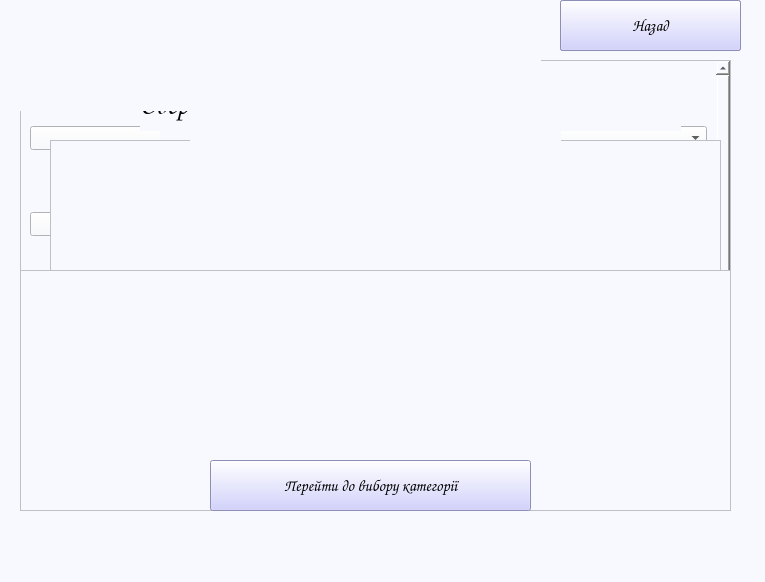
<?xml version="1.0" encoding="UTF-8"?>
<ui version="4.0">
 <class>MainWindow</class>
 <widget class="QMainWindow" name="MainWindow">
  <property name="geometry">
   <rect>
    <x>0</x>
    <y>0</y>
    <width>765</width>
    <height>582</height>
   </rect>
  </property>
  <property name="windowTitle">
   <string>Тестування розуму</string>
  </property>
  <property name="styleSheet">
   <string notr="true">background-color:rgb(247, 249, 255)</string>
  </property>
  <widget class="QWidget" name="centralwidget">
   <widget class="QLabel" name="startLabel">
    <property name="geometry">
     <rect>
      <x>160</x>
      <y>60</y>
      <width>381</width>
      <height>151</height>
     </rect>
    </property>
    <property name="font">
     <font>
      <family>Comic Sans MS</family>
      <pointsize>20</pointsize>
     </font>
    </property>
    <property name="styleSheet">
     <string notr="true">background-color:rgb(247, 249, 255)</string>
    </property>
    <property name="frameShape">
     <enum>QFrame::NoFrame</enum>
    </property>
    <property name="text">
     <string>Тестування розуму</string>
    </property>
    <property name="scaledContents">
     <bool>false</bool>
    </property>
    <property name="alignment">
     <set>Qt::AlignCenter</set>
    </property>
   </widget>
   <widget class="QLabel" name="userLoginLabel">
    <property name="geometry">
     <rect>
      <x>30</x>
      <y>490</y>
      <width>151</width>
      <height>31</height>
     </rect>
    </property>
    <property name="font">
     <font>
      <family>Comic Sans MS</family>
      <pointsize>12</pointsize>
     </font>
    </property>
    <property name="styleSheet">
     <string notr="true">background-color:rgb(247, 249, 255)</string>
    </property>
    <property name="text">
     <string>&lt;html&gt;&lt;head/&gt;&lt;body&gt;&lt;p/&gt;&lt;/body&gt;&lt;/html&gt;</string>
    </property>
   </widget>
   <widget class="QPushButton" name="logoutButton">
    <property name="geometry">
     <rect>
      <x>560</x>
      <y>0</y>
      <width>181</width>
      <height>51</height>
     </rect>
    </property>
    <property name="font">
     <font>
      <family>Comic Sans MS</family>
      <pointsize>12</pointsize>
     </font>
    </property>
    <property name="styleSheet">
     <string notr="true">background-color: rgb(197, 197, 255);</string>
    </property>
    <property name="text">
     <string>Вийти з акаунту</string>
    </property>
   </widget>
   <widget class="QLabel" name="categoryLabel">
    <property name="geometry">
     <rect>
      <x>140</x>
      <y>80</y>
      <width>541</width>
      <height>51</height>
     </rect>
    </property>
    <property name="font">
     <font>
      <family>Comic Sans MS</family>
      <pointsize>20</pointsize>
     </font>
    </property>
    <property name="styleSheet">
     <string notr="true">background-color:rgb(247, 249, 255)</string>
    </property>
    <property name="text">
     <string>Оберіть категорію для тестування</string>
    </property>
   </widget>
   <widget class="QWidget" name="layoutWidget">
    <property name="geometry">
     <rect>
      <x>150</x>
      <y>190</y>
      <width>501</width>
      <height>241</height>
     </rect>
    </property>
    <layout class="QGridLayout" name="categoryLayout">
     <item row="0" column="1">
      <widget class="QRadioButton" name="languageRadioButton">
       <property name="styleSheet">
        <string notr="true">background-color:rgb(247, 249, 255);
font: 15pt &quot;Comic Sans MS&quot;;</string>
       </property>
       <property name="text">
        <string>Українська мова</string>
       </property>
      </widget>
     </item>
     <item row="1" column="0">
      <widget class="QRadioButton" name="curiosityRadioButton">
       <property name="styleSheet">
        <string notr="true">background-color:rgb(247, 249, 255);
font: 15pt &quot;Comic Sans MS&quot;;</string>
       </property>
       <property name="text">
        <string>Цікавинки</string>
       </property>
      </widget>
     </item>
     <item row="1" column="1">
      <widget class="QRadioButton" name="randomRadioButton">
       <property name="styleSheet">
        <string notr="true">background-color:rgb(247, 249, 255);
font: 15pt &quot;Comic Sans MS&quot;;</string>
       </property>
       <property name="text">
        <string>Будь-яка</string>
       </property>
      </widget>
     </item>
     <item row="0" column="0">
      <widget class="QRadioButton" name="mathRadioButton">
       <property name="styleSheet">
        <string notr="true">background-color:rgb(247, 249, 255);
font: 15pt &quot;Comic Sans MS&quot;;</string>
       </property>
       <property name="text">
        <string>Математика</string>
       </property>
      </widget>
     </item>
    </layout>
   </widget>
   <widget class="QPushButton" name="startTestButton">
    <property name="geometry">
     <rect>
      <x>260</x>
      <y>450</y>
      <width>221</width>
      <height>51</height>
     </rect>
    </property>
    <property name="font">
     <font>
      <family>Comic Sans MS</family>
      <pointsize>12</pointsize>
     </font>
    </property>
    <property name="styleSheet">
     <string notr="true">background-color: rgb(197, 197, 255);</string>
    </property>
    <property name="text">
     <string>Почати тестування</string>
    </property>
   </widget>
   <widget class="QPushButton" name="showGradesButton">
    <property name="geometry">
     <rect>
      <x>20</x>
      <y>0</y>
      <width>181</width>
      <height>51</height>
     </rect>
    </property>
    <property name="font">
     <font>
      <family>Comic Sans MS</family>
      <pointsize>12</pointsize>
     </font>
    </property>
    <property name="styleSheet">
     <string notr="true">background-color: rgb(197, 197, 255);</string>
    </property>
    <property name="text">
     <string>Показати оцінки</string>
    </property>
   </widget>
   <widget class="QLabel" name="userInfoLabel">
    <property name="geometry">
     <rect>
      <x>20</x>
      <y>0</y>
      <width>281</width>
      <height>111</height>
     </rect>
    </property>
    <property name="font">
     <font>
      <family>Comic Sans MS</family>
      <pointsize>12</pointsize>
     </font>
    </property>
    <property name="styleSheet">
     <string notr="true">background-color:rgb(247, 249, 255)</string>
    </property>
    <property name="text">
     <string/>
    </property>
   </widget>
   <widget class="QPushButton" name="goToTestButton">
    <property name="geometry">
     <rect>
      <x>210</x>
      <y>460</y>
      <width>321</width>
      <height>51</height>
     </rect>
    </property>
    <property name="font">
     <font>
      <family>Comic Sans MS</family>
      <pointsize>12</pointsize>
     </font>
    </property>
    <property name="styleSheet">
     <string notr="true">background-color: rgb(197, 197, 255);</string>
    </property>
    <property name="text">
     <string>Перейти до вибору категорії</string>
    </property>
   </widget>
   <widget class="QPushButton" name="loginButton">
    <property name="geometry">
     <rect>
      <x>560</x>
      <y>0</y>
      <width>181</width>
      <height>51</height>
     </rect>
    </property>
    <property name="font">
     <font>
      <family>Comic Sans MS</family>
      <pointsize>12</pointsize>
     </font>
    </property>
    <property name="styleSheet">
     <string notr="true">background-color: rgb(197, 197, 255);</string>
    </property>
    <property name="text">
     <string>Увійти в систему</string>
    </property>
   </widget>
   <widget class="QTableView" name="gradesTableView">
    <property name="geometry">
     <rect>
      <x>50</x>
      <y>140</y>
      <width>671</width>
      <height>291</height>
     </rect>
    </property>
    <property name="font">
     <font>
      <family>Comic Sans MS</family>
      <pointsize>12</pointsize>
     </font>
    </property>
    <property name="styleSheet">
     <string notr="true">background-color:rgb(247, 249, 255)</string>
    </property>
   </widget>
   <widget class="QLabel" name="messageLabel">
    <property name="geometry">
     <rect>
      <x>190</x>
      <y>110</y>
      <width>441</width>
      <height>21</height>
     </rect>
    </property>
    <property name="font">
     <font>
      <family>Comic Sans MS</family>
      <pointsize>14</pointsize>
     </font>
    </property>
    <property name="styleSheet">
     <string notr="true">background-color:rgb(247, 249, 255)</string>
    </property>
    <property name="text">
     <string>Ви ще не пройшли жодного тесту</string>
    </property>
   </widget>
   <widget class="QScrollArea" name="testScrollArea">
    <property name="geometry">
     <rect>
      <x>20</x>
      <y>60</y>
      <width>711</width>
      <height>381</height>
     </rect>
    </property>
    <property name="sizePolicy">
     <sizepolicy hsizetype="Fixed" vsizetype="Fixed">
      <horstretch>0</horstretch>
      <verstretch>0</verstretch>
     </sizepolicy>
    </property>
    <property name="font">
     <font>
      <family>Comic Sans MS</family>
      <pointsize>9</pointsize>
     </font>
    </property>
    <property name="styleSheet">
     <string notr="true">background-color:rgb(247, 249, 255)</string>
    </property>
    <property name="widgetResizable">
     <bool>true</bool>
    </property>
    <widget class="QWidget" name="scrollAreaWidgetContents">
     <property name="geometry">
      <rect>
       <x>0</x>
       <y>0</y>
       <width>688</width>
       <height>652</height>
      </rect>
     </property>
     <layout class="QVBoxLayout" name="verticalLayout">
      <item>
       <widget class="QLabel" name="question_1Label">
        <property name="sizePolicy">
         <sizepolicy hsizetype="Preferred" vsizetype="Fixed">
          <horstretch>0</horstretch>
          <verstretch>0</verstretch>
         </sizepolicy>
        </property>
        <property name="minimumSize">
         <size>
          <width>0</width>
          <height>50</height>
         </size>
        </property>
        <property name="font">
         <font>
          <family>Comic Sans MS</family>
         </font>
        </property>
        <property name="text">
         <string/>
        </property>
       </widget>
      </item>
      <item>
       <widget class="QComboBox" name="question_1ComboBox">
        <property name="font">
         <font>
          <family>Comic Sans MS</family>
         </font>
        </property>
       </widget>
      </item>
      <item>
       <widget class="QLabel" name="question_2Label">
        <property name="sizePolicy">
         <sizepolicy hsizetype="Preferred" vsizetype="Fixed">
          <horstretch>0</horstretch>
          <verstretch>0</verstretch>
         </sizepolicy>
        </property>
        <property name="minimumSize">
         <size>
          <width>0</width>
          <height>50</height>
         </size>
        </property>
        <property name="font">
         <font>
          <family>Comic Sans MS</family>
         </font>
        </property>
        <property name="text">
         <string/>
        </property>
       </widget>
      </item>
      <item>
       <widget class="QComboBox" name="question_2ComboBox">
        <property name="font">
         <font>
          <family>Comic Sans MS</family>
         </font>
        </property>
       </widget>
      </item>
      <item>
       <widget class="QLabel" name="question_3Label">
        <property name="sizePolicy">
         <sizepolicy hsizetype="Preferred" vsizetype="Fixed">
          <horstretch>0</horstretch>
          <verstretch>0</verstretch>
         </sizepolicy>
        </property>
        <property name="minimumSize">
         <size>
          <width>0</width>
          <height>50</height>
         </size>
        </property>
        <property name="font">
         <font>
          <family>Comic Sans MS</family>
         </font>
        </property>
        <property name="text">
         <string/>
        </property>
       </widget>
      </item>
      <item>
       <widget class="QComboBox" name="question_3ComboBox">
        <property name="font">
         <font>
          <family>Comic Sans MS</family>
         </font>
        </property>
       </widget>
      </item>
      <item>
       <widget class="QLabel" name="question_4Label">
        <property name="sizePolicy">
         <sizepolicy hsizetype="Preferred" vsizetype="Fixed">
          <horstretch>0</horstretch>
          <verstretch>0</verstretch>
         </sizepolicy>
        </property>
        <property name="minimumSize">
         <size>
          <width>0</width>
          <height>50</height>
         </size>
        </property>
        <property name="font">
         <font>
          <family>Comic Sans MS</family>
         </font>
        </property>
        <property name="text">
         <string/>
        </property>
       </widget>
      </item>
      <item>
       <widget class="QComboBox" name="question_4ComboBox">
        <property name="font">
         <font>
          <family>Comic Sans MS</family>
         </font>
        </property>
       </widget>
      </item>
      <item>
       <widget class="QLabel" name="question_5Label">
        <property name="sizePolicy">
         <sizepolicy hsizetype="Preferred" vsizetype="Fixed">
          <horstretch>0</horstretch>
          <verstretch>0</verstretch>
         </sizepolicy>
        </property>
        <property name="minimumSize">
         <size>
          <width>0</width>
          <height>50</height>
         </size>
        </property>
        <property name="font">
         <font>
          <family>Comic Sans MS</family>
         </font>
        </property>
        <property name="text">
         <string/>
        </property>
       </widget>
      </item>
      <item>
       <widget class="QComboBox" name="question_5ComboBox">
        <property name="font">
         <font>
          <family>Comic Sans MS</family>
         </font>
        </property>
       </widget>
      </item>
      <item>
       <widget class="QLabel" name="question_6Label">
        <property name="sizePolicy">
         <sizepolicy hsizetype="Preferred" vsizetype="Fixed">
          <horstretch>0</horstretch>
          <verstretch>0</verstretch>
         </sizepolicy>
        </property>
        <property name="minimumSize">
         <size>
          <width>0</width>
          <height>50</height>
         </size>
        </property>
        <property name="font">
         <font>
          <family>Comic Sans MS</family>
         </font>
        </property>
        <property name="text">
         <string/>
        </property>
       </widget>
      </item>
      <item>
       <widget class="QComboBox" name="question_6ComboBox">
        <property name="font">
         <font>
          <family>Comic Sans MS</family>
         </font>
        </property>
       </widget>
      </item>
      <item>
       <widget class="QLabel" name="question_7Label">
        <property name="sizePolicy">
         <sizepolicy hsizetype="Preferred" vsizetype="Fixed">
          <horstretch>0</horstretch>
          <verstretch>0</verstretch>
         </sizepolicy>
        </property>
        <property name="minimumSize">
         <size>
          <width>0</width>
          <height>50</height>
         </size>
        </property>
        <property name="font">
         <font>
          <family>Comic Sans MS</family>
         </font>
        </property>
        <property name="text">
         <string/>
        </property>
       </widget>
      </item>
      <item>
       <widget class="QComboBox" name="question_7ComboBox">
        <property name="font">
         <font>
          <family>Comic Sans MS</family>
         </font>
        </property>
       </widget>
      </item>
     </layout>
    </widget>
   </widget>
   <widget class="QPushButton" name="endTestButton">
    <property name="geometry">
     <rect>
      <x>210</x>
      <y>460</y>
      <width>321</width>
      <height>51</height>
     </rect>
    </property>
    <property name="font">
     <font>
      <family>Comic Sans MS</family>
      <pointsize>12</pointsize>
     </font>
    </property>
    <property name="styleSheet">
     <string notr="true">background-color: rgb(197, 197, 255);</string>
    </property>
    <property name="text">
     <string>Завершити тест</string>
    </property>
   </widget>
   <widget class="QPushButton" name="goBackButton">
    <property name="geometry">
     <rect>
      <x>560</x>
      <y>0</y>
      <width>181</width>
      <height>51</height>
     </rect>
    </property>
    <property name="font">
     <font>
      <family>Comic Sans MS</family>
      <pointsize>12</pointsize>
     </font>
    </property>
    <property name="styleSheet">
     <string notr="true">background-color: rgb(197, 197, 255);</string>
    </property>
    <property name="text">
     <string>Назад</string>
    </property>
   </widget>
   <widget class="QLabel" name="resultLabel">
    <property name="geometry">
     <rect>
      <x>230</x>
      <y>170</y>
      <width>271</width>
      <height>81</height>
     </rect>
    </property>
    <property name="font">
     <font>
      <family>Comic Sans MS</family>
      <pointsize>20</pointsize>
     </font>
    </property>
    <property name="styleSheet">
     <string notr="true">background-color:rgb(247, 249, 255)</string>
    </property>
    <property name="text">
     <string/>
    </property>
    <property name="alignment">
     <set>Qt::AlignCenter</set>
    </property>
   </widget>
   <widget class="QScrollArea" name="resultScrollArea">
    <property name="geometry">
     <rect>
      <x>20</x>
      <y>270</y>
      <width>711</width>
      <height>241</height>
     </rect>
    </property>
    <property name="widgetResizable">
     <bool>true</bool>
    </property>
    <widget class="QWidget" name="scrollAreaWidgetContents_2">
     <property name="geometry">
      <rect>
       <x>0</x>
       <y>0</y>
       <width>709</width>
       <height>239</height>
      </rect>
     </property>
    </widget>
   </widget>
   <widget class="QLabel" name="greetingLabel">
    <property name="geometry">
     <rect>
      <x>190</x>
      <y>80</y>
      <width>371</width>
      <height>61</height>
     </rect>
    </property>
    <property name="font">
     <font>
      <family>Comic Sans MS</family>
      <pointsize>20</pointsize>
     </font>
    </property>
    <property name="styleSheet">
     <string notr="true">background-color:rgb(247, 249, 255)</string>
    </property>
    <property name="text">
     <string/>
    </property>
    <property name="alignment">
     <set>Qt::AlignCenter</set>
    </property>
   </widget>
   <zorder>testScrollArea</zorder>
   <zorder>startTestButton</zorder>
   <zorder>endTestButton</zorder>
   <zorder>startLabel</zorder>
   <zorder>messageLabel</zorder>
   <zorder>loginButton</zorder>
   <zorder>layoutWidget</zorder>
   <zorder>logoutButton</zorder>
   <zorder>userLoginLabel</zorder>
   <zorder>categoryLabel</zorder>
   <zorder>showGradesButton</zorder>
   <zorder>userInfoLabel</zorder>
   <zorder>goBackButton</zorder>
   <zorder>gradesTableView</zorder>
   <zorder>resultLabel</zorder>
   <zorder>resultScrollArea</zorder>
   <zorder>greetingLabel</zorder>
   <zorder>goToTestButton</zorder>
  </widget>
  <widget class="QMenuBar" name="menubar">
   <property name="geometry">
    <rect>
     <x>0</x>
     <y>0</y>
     <width>765</width>
     <height>26</height>
    </rect>
   </property>
  </widget>
  <widget class="QStatusBar" name="statusbar"/>
 </widget>
 <resources/>
 <connections/>
</ui>
